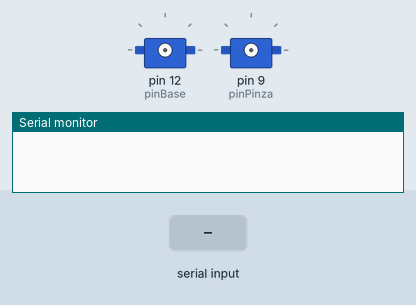
This sketch was run on a simulated Arduino Uno, built with avr-gcc and run on an emulated ATmega328P. Parts: 2 × servo, the last lines printed to the serial monitor. Inputs (shaded band) come from the test bench.

Above: at 8.9 s.
9.0 s: "B" received over Serial
11.4 s: "B90\n" received over Serial
At 14.0 s:
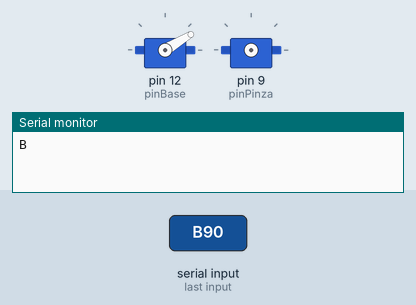
14.4 s: "G90\n" received over Serial
Timing chart, 0 to 17.4 s (numbered marks = the images above; inputs shaded):
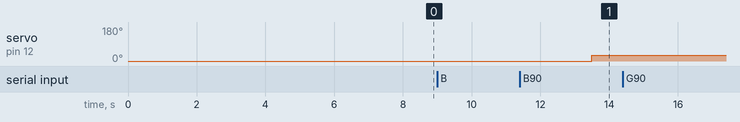

The sketch:

brazorobotico.ino
```cpp
#include <Servo.h>

#define pinBase 12//defino el nombre y pin de la base
#define pinA 11 //defino el nombre y pin de servo derecho(adelante atras)
#define pinAB 10 //defino el nombre y pin de servo izquiero (arriba abajo)
#define pinPinza 9 //defino el nombre y pin de la pinza

Servo motorBase; //declara el servo de la base
Servo motorA;   //declara el servo de servo derecho(adelante atras)
Servo motorAB;  //declara el servo deservo izquiero (arriba abajo)
Servo motorPinza; //declara el servo de la pinza


void setup() {
  // put your setup code here, to run once:
  Serial.begin(9600);

}

int i;
char s[6];

void loop(){


    if(Serial.available()>0&&Serial.available()<6);
    { Serial.readBytes(s,6);
        switch(s[0])
        {
          case 'B' :   motorBase.attach(pinBase);
                       motorBase.write(((s[1]-48)*100)+((s[2]-48)*10)+((s[3]-48)*1));//limite de 0 a 180
                       delay(2000);//espere dos segundos
                       break;

         case 'G' :  motorPinza.attach(pinPinza);
                     motorPinza.write(((s[1]-48)*100)+((s[2]-48)*10)+((s[3]-48)*1));//limite de 0 a 35
                     delay(2000);//espere dos segundos
                     break;

         case 'D' :  motorA.attach(pinA);
                     //motorA.write(90);

                     motorA.write(((s[1]-48)*100)+((s[2]-48)*10)+((s[3]-48)*1));//limite de 45 a 100
                     delay(2000);//espere dos segundos
                     break;

         case 'I' : motorAB.attach(pinAB);
                    motorAB.write(((s[1]-48)*100)+((s[2]-48)*10)+((s[3]-48)*1));//limite de 10 a 100
                    delay(2000);//espere dos segundos
                    break;
        };
        Serial.print(s);
    }
    delay(500);
}
```

Measured:
- after the input at 11.4 s, servo on pin 12 (pinBase): 0° → 31° after 2.1 s
